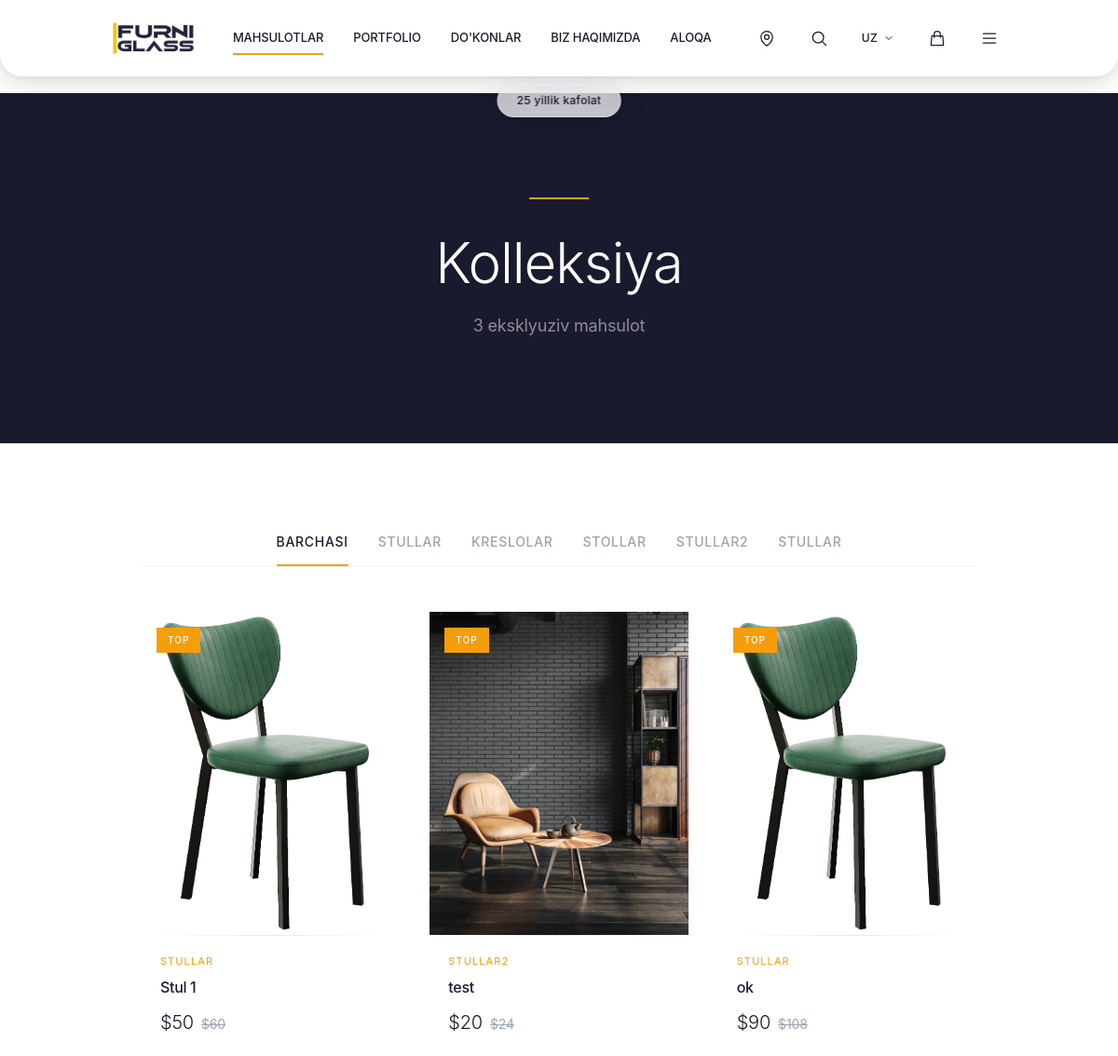
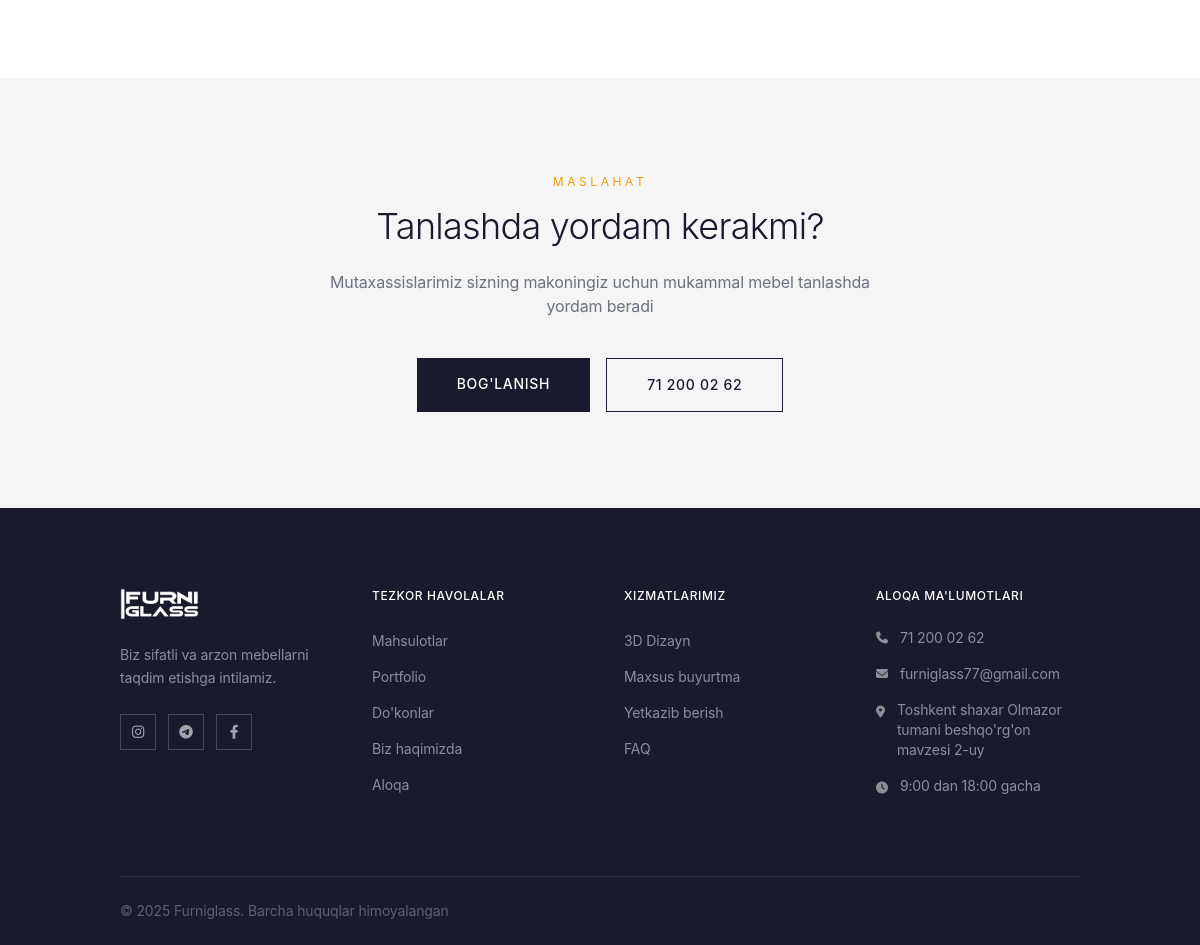
Page /products on the committed database (2 pictures, top to bottom).
### models.py (models this page shows, shortened)
class Category(db.Model):
    id = db.Column(db.Integer, primary_key=True)
    name = db.Column(db.String(100), nullable=False)
    name_uz = db.Column(db.String(100), nullable=False)
    name_ru = db.Column(db.String(100))  # Avtomatik tarjima
    name_en = db.Column(db.String(100))  # Avtomatik tarjima
    slug = db.Column(db.String(100), unique=True, nullable=False)
    image = db.Column(db.String(200))
    main_category_id = db.Column(db.Integer, db.ForeignKey('main_category.id'), nullable=True)
    products = db.relationship('Product', backref='category', lazy=True)
    def get_name(self, lang='uz'):
        if lang == 'ru' and self.name_ru:
            return self.name_ru
        elif lang == 'en' and self.name_en:
            return self.name_en
        return self.name_uz or self.name

class Product(db.Model):
    id = db.Column(db.Integer, primary_key=True)
    name = db.Column(db.String(200), nullable=False)
    name_uz = db.Column(db.String(200), nullable=False)
    name_ru = db.Column(db.String(200))  # Avtomatik tarjima
    name_en = db.Column(db.String(200))  # Avtomatik tarjima
    description = db.Column(db.Text)
    description_uz = db.Column(db.Text)
    description_ru = db.Column(db.Text)  # Avtomatik tarjima
    description_en = db.Column(db.Text)  # Avtomatik tarjima
    price = db.Column(db.Float, nullable=False)
    size = db.Column(db.String(100))
    material = db.Column(db.String(100))
    material_uz = db.Column(db.String(100))
    material_ru = db.Column(db.String(100))  # Avtomatik tarjima
    material_en = db.Column(db.String(100))  # Avtomatik tarjima
    category_id = db.Column(db.Integer, db.ForeignKey('category.id'), nullable=False)
    is_bestseller = db.Column(db.Boolean, default=False)
    warranty = db.Column(db.String(50))
    warranty_uz = db.Column(db.String(50))
    images = db.Column(db.Text)  # JSON string of image paths
    colors = db.Column(db.Text)  # JSON string of color options: [{"name": "Qora", "hex": "#1a1a2e"}, ...]
    created_at = db.Column(db.DateTime, default=datetime.utcnow)
    def get_name(self, lang='uz'):
        if lang == 'ru' and self.name_ru:
            return self.name_ru
        elif lang == 'en' and self.name_en:
            return self.name_en
        return self.name_uz or self.name

### app.py (the view, shortened to what this page needs)
@app.route('/products')
def products():
    category_id = request.args.get('category', type=int)
    min_price = request.args.get('min_price', type=float)
    max_price = request.args.get('max_price', type=float)
    material = request.args.get('material')
    size = request.args.get('size')
    search_query = request.args.get('q', '').strip()
    query = Product.query
    if category_id:
        query = query.filter_by(category_id=category_id)
    rate = get_exchange_rate()
    if min_price:
        query = query.filter(Product.price >= (min_price / rate))
    if max_price:
        query = query.filter(Product.price <= (max_price / rate))
    if material:
        query = query.filter(Product.material.contains(material))
    if size:
        query = query.filter(Product.size.contains(size))
    products = query.all()
    categories = Category.query.all()
    materials = db.session.query(Product.material).distinct().all()
    sizes = db.session.query(Product.size).distinct().all()
    return render_template('products.html', products=products, categories=categories,
                         materials=[m[0] for m in materials if m[0]],
                         sizes=[s[0] for s in sizes if s[0]],
                         search_query=search_query)

### templates/products.html (shortened to what this page needs)
{% extends "base.html" %}
{% block content %}
<section class="bg-[#1a1a2e] py-20 lg:py-28">
    <div class="container mx-auto px-6 lg:px-16">
        <div class="max-w-4xl mx-auto text-center">
            <div class="inline-block h-[2px] w-16 bg-[#f59e0b] mb-8"></div>
            <h1 class="text-white text-4xl md:text-5xl lg:text-6xl font-light leading-[1.1] mb-6">
                {% if lang == 'ru' %}Коллекция{% elif lang == 'en' %}Collection{% else %}Kolleksiya{% endif %}
            </h1>
            <p class="text-white/50 text-lg">
                {{ products|length }} {% if lang == 'ru' %}эксклюзивных изделий{% elif lang == 'en' %}exclusive pieces{% else %}eksklyuziv mahsulot{% endif %}
            </p>
        </div>
    </div>
</section>
<section class="bg-white py-12 lg:py-20 reveal-section">
    <div class="container mx-auto px-6 lg:px-16">
        <div class="border-b border-gray-100 mb-12 overflow-x-auto">
            <div class="flex gap-8 min-w-max justify-center">
                <a href="/products" class="category-tab py-4 text-sm font-medium tracking-wider uppercase {% if not request.args.get('category') %}active text-[#1a1a2e]{% else %}text-gray-400 hover:text-[#1a1a2e]{% endif %} transition whitespace-nowrap">
                    {{ T.common.all[lang] }}
                </a>
                {% for cat in categories %}
                <a href="/products?category={{ cat.id }}" class="category-tab py-4 text-sm font-medium tracking-wider uppercase {% if request.args.get('category', '')|string == cat.id|string %}active text-[#1a1a2e]{% else %}text-gray-400 hover:text-[#1a1a2e]{% endif %} transition whitespace-nowrap">
                    {{ cat.get_name(lang) }}
                </a>
                {% endfor %}
            </div>
        </div>
        {% if products %}
        <div class="grid grid-cols-1 sm:grid-cols-2 lg:grid-cols-3 xl:grid-cols-4 gap-8">
            {% for product in products %}
            <article class="product-card group">
                <div class="card-image aspect-[4/5] bg-[#f5f5f5]">
                    {% if product.images %}
                        {% set images = product.images|from_json %}
                        {% if images %}
                        <img src="/uploads/{{ images[0] }}" alt="{{ product.get_name(lang) }}"
                             class="w-full h-full object-cover">
                        {% endif %}
                    {% endif %}
                    {% if product.is_bestseller %}
                    <div class="card-badge">
                        <span class="inline-block bg-[#f59e0b] text-white text-[10px] px-3 py-1.5 font-medium tracking-widest uppercase">
                            {% if lang == 'ru' %}Хит{% elif lang == 'en' %}Best{% else %}Top{% endif %}
                        </span>
                    </div>
                    {% endif %}
                </div>
                <div class="card-content">
                    <p class="text-[11px] text-[#f59e0b] tracking-widest uppercase mb-2">
                        {{ product.category.get_name(lang) if product.category else 'Mebel' }}
                    </p>
                    <a href="/product/{{ product.id }}" class="block">
                        <h3 class="text-[#1a1a2e] font-medium mb-3 line-clamp-1 group-hover:text-[#f59e0b] transition-colors">
                            {{ product.get_name(lang) }}
                        </h3>
                    </a>
                    <div class="flex items-baseline gap-2">
                        <span class="text-xl font-light text-[#1a1a2e]">${{ "%.0f"|format(product.price) }}</span>
                        <span class="text-sm text-gray-400 line-through">${{ "%.0f"|format(product.price * 1.2) }}</span>
                    </div>
                </div>
            </article>
            {% endfor %}
        </div>
        {% endif %}
    </div>
</section>
<section class="py-24 bg-[#f5f5f5]">
    <div class="container mx-auto px-6 lg:px-16">
        <div class="max-w-3xl mx-auto text-center">
            <p class="text-[#f59e0b] text-xs tracking-[0.3em] uppercase mb-4">{% if lang == 'ru' %}Консультация{% elif lang == 'en' %}Consultation{% else %}Maslahat{% endif %}</p>
            <h2 class="text-3xl md:text-4xl font-light text-[#1a1a2e] mb-6">
                {% if lang == 'ru' %}Нужна помощь в выборе?{% elif lang == 'en' %}Need help choosing?{% else %}Tanlashda yordam kerakmi?{% endif %}
            </h2>
            <p class="text-gray-500 mb-10 max-w-xl mx-auto">
                {% if lang == 'ru' %}Наши специалисты помогут подобрать идеальную мебель для вашего пространства{% elif lang == 'en' %}Our specialists will help you find the perfect furniture for your space{% else %}Mutaxassislarimiz sizning makoningiz uchun mukammal mebel tanlashda yordam beradi{% endif %}
            </p>
            <div class="flex flex-wrap justify-center gap-4">
                <a href="/contact" class="bg-[#1a1a2e] text-white px-10 py-4 text-sm font-medium tracking-wider uppercase hover:bg-[#f59e0b] transition-colors">
                    {% if lang == 'ru' %}Связаться{% elif lang == 'en' %}Contact{% else %}Bog'lanish{% endif %}
                </a>
                <a href="tel:+998712000262" class="border border-[#1a1a2e] text-[#1a1a2e] px-10 py-4 text-sm font-medium tracking-wider uppercase hover:bg-[#1a1a2e] hover:text-white transition-all">
                    71 200 02 62
                </a>
            </div>
        </div>
    </div>
</section>
{% endblock %}

### rows in the picture
Category: get_name "STULLAR"
Category: get_name "KRESLOLAR"
Category: get_name "STOLLAR"
Category: get_name "STULLAR2"
Category: get_name "STULLAR"
Product: is_bestseller "TOP", category "STULLAR", get_name "Stul 1", price "50", product.price*1.2 "60"
Product: get_name (picture), is_bestseller "TOP", category "STULLAR2", get_name "test", price "20", product.price*1.2 "24"
Product: is_bestseller "TOP", category "STULLAR", get_name "ok", price "90", product.price*1.2 "108"

### other values in the picture
{{ T.nav.products[lang] }} "MAHSULOTLAR"
{{ T.nav.about[lang] }} "BIZ HAQIMIZDA"
{{ T.nav.contact[lang] }} "ALOQA"
{{ lang }} "UZ"
{{ products|length }} "3"
{{ T.common.all[lang] }} "BARCHASI"
{{ T.footer.description[lang] }} "Biz sifatli va arzon mebellarni taqdim etishga intilamiz."
{{ T.footer.quick_links[lang] }} "TEZKOR HAVOLALAR"
{{ T.nav.products[lang] }} "Mahsulotlar"
{{ T.nav.about[lang] }} "Biz haqimizda"
{{ T.nav.contact[lang] }} "Aloqa"
{{ T.footer.our_services[lang] }} "XIZMATLARIMIZ"
{{ T.footer.contact_info[lang] }} "ALOQA MA'LUMOTLARI"
{{ T.footer.copyright[lang] }} "Barcha huquqlar himoyalangan"
